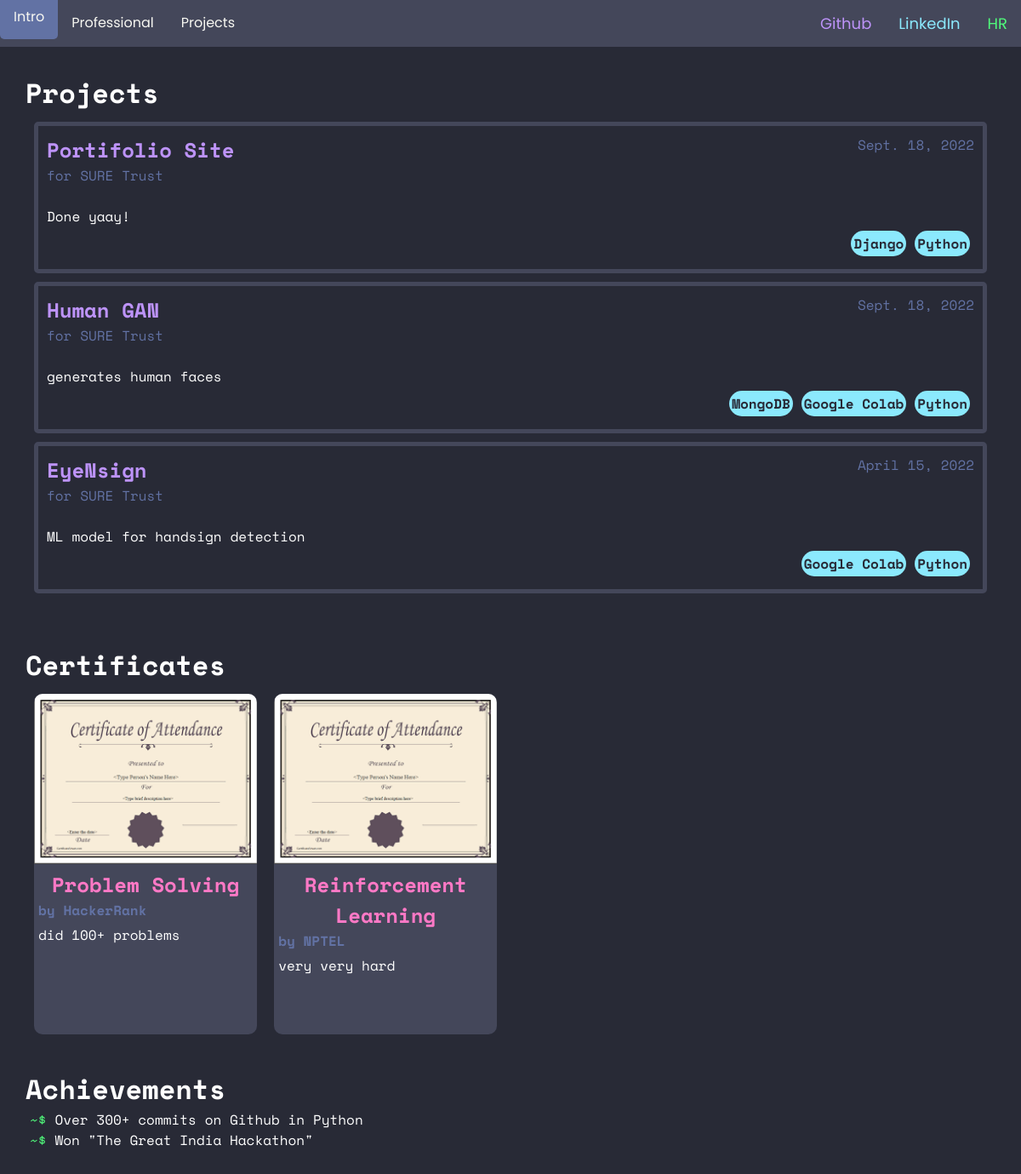
Before: /projects with the older database file.
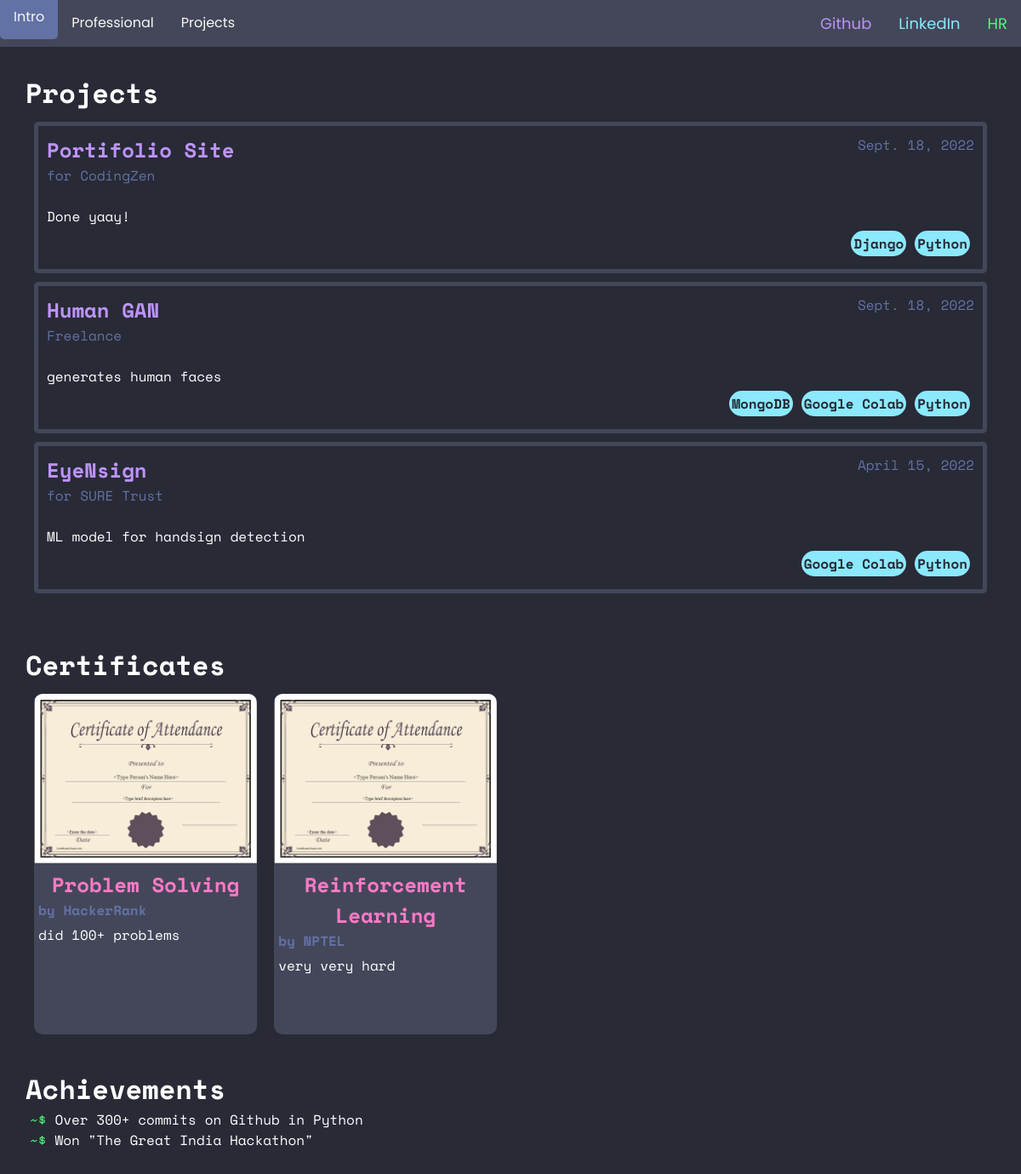
After: the same page with the newer database file.
### projects/models.py (models this page shows, shortened)
class Project(models.Model):
    cover = models.ImageField(default="images/cover.jpg")
    name = models.CharField(max_length=100)
    desc = models.TextField(default="")
    link = models.URLField(default="https://github.com/AshuAhlawat")
    completed = models.DateField()
    skills = models.ManyToManyField(Skill)
    on_job = models.ForeignKey(Experience, on_delete=models.CASCADE)

class Certificate(models.Model):
    cover = models.ImageField(default="images/certificate.png")
    org = models.CharField(max_length=30)
    name = models.CharField(max_length=100)
    desc = models.TextField()
    link = models.URLField()

class Achievement(models.Model):
    data = models.TextField()

### professional/models.py (models this page shows, shortened)
class Experience(models.Model):
    employer = models.CharField(max_length=50)
    proof = models.ImageField(default="images/certificate.png")
    employed = models.BooleanField()
    start = models.DateField()
    end = models.DateField()
    job_title = models.CharField(max_length=50)
    desc = models.TextField()
    location = models.CharField(max_length=60)

class Skill(models.Model):
    type_choices = (
        ("Language","Language"),
        ("Framework", "Framework"),
        ("Tools", "Tools"),
        ("DataBase", "Database"),
        ("Soft Skills", "Soft Skills")
    )
    type_of = models.CharField(max_length=20, choices=type_choices)
    name = models.CharField(max_length=20)
    def __str__(self):
        return self.name

### projects/views.py (the view)
# urls.py: path("projects", include("projects.urls")),
def projects(request):
    data = {
        "projects" : Project.objects.all(),
        "certificates" : Certificate.objects.all(),
        "achievements": Achievement.objects.all()
    }
    return render(request, "projects.html",data)

### templates/projects.html (shortened to what this page needs)
{% extends 'base.html' %}
{% block content %}
<div class="project">
    <h1>Projects</h1>
    {% for project in projects %}
        <div class="project-item">
            <p class="time">{{project.completed}}</p>
            <a target="_blank" href="{{project.link}}">
                <h2 class="name">{{project.name}}</h2>
            </a>
            <p class="employer">
                {% if project.on_job.employer == "myself" %}
                Freelance
                {% else %}
                for {{project.on_job.employer}}
                {% endif %}</p>
            <br>
            <p class="desc">{{project.desc|linebreaks}}</p>
            <p class="skills">
                {% for skill in project.skills.all %}
                <span>{{skill}}</span>
                {% endfor %}
            </p>
        </div>
    {% endfor %}
</div>
<div class="certi">
    <h1>Certificates</h1>
    {% for certificate in certificates %}
    <div class="certi-item">
        <a target="_blank" href="{{certificate.link}}"><img src="/media/{{certificate.cover}}" alt=""></a>
        <h2 class="name">{{certificate.name}}</h2>
        <span>by {{certificate.org}}</span>
        <p class="desc">{{certificate.desc|linebreaks}}</p>
    </div>
    {% endfor %}
</div>
<div class="achieve">
    <h1>Achievements</h1>
    {% for achievement in achievements %}
    <span>{{achievement.data}}</span><br>
    {% endfor %}
</div>
{% endblock %}

### templates/base.html (shortened to what this page needs)
<!DOCTYPE html>
<html lang="en">
<head>
    <link rel="stylesheet" href="/media/css/base.css">
</head>
<body>
    <div class="navbar">
        <ul>
            <div class="simple">
                <li><a href="/intro">Intro</a></li>
                <li><a href="/professional">Professional</a></li>
                <li><a href="/projects">Projects</a></li>
            </div>
            <div class="links">
                <li style="float:right;"><a class="active" id="other" href="{{details.other}}"> HR </a></li>
                <li style="float:right;"><a class="active" id="linkdin" href="{{details.linkdin}}">LinkedIn</a></li>
                <li style="float:right;"><a class="active" id="github" href="{{details.github}}"> Github </a></li>
            </div>
        </ul>
    </div>
    <div class="content">
        {% block content %}
        {% endblock %}
    </div>
</body>
</html>

### media/css/base.css (style rules this page uses)
:root { --black: #282a36; --gray:#44475a; --comment: #6272a4; --white: #f8f8f2; --blue: rgb(139, 233, 253); --green: #50fa7b; --purple: rgb(189, 147, 249); --pink: #ff79c6; --red: #ff5555; --yellow: #f1fa8c; --orange: #ffb86c; }
* { margin: 0; padding: 0; box-sizing: border-box; }
body { background-color: var(--black); }
.navbar > ul { list-style-type: none; margin: 0; padding: 0; overflow: hidden; background-color: #44475a; }
li { float: left; }
li a { display: block; color: #f8f8f2; text-align: center; padding: 14px 16px; text-decoration: none; font-family: "Poppins", sans-serif; transition: 200ms; }
.active { font-weight: 400; font-size: large; }
#other { color: var(--green); }
#github { color: var(--purple); }
#linkdin { color: var(--blue); }
.content { font-family: 'Space Mono' }

### templates/projects.html (style rules this page uses)
.project, .certi, .achieve { color: white; margin: 30px; }
.project-item { padding: 10px; margin: 10px; border-radius: 5px; border: 5px solid var(--gray); display:flow-root; }
.time, .skills { float: right; }
.time { color: var(--comment); }
.skills { width: 100%; }
.skills>span { float: right; background-color: var(--blue); color: var(--black); margin-left: 5px; padding: 3px; border-radius: 15px; font-weight: bold; }
a { text-decoration: none; }
.project-item>a { color: var(--purple); }
.certi { float: left; width: 95%; }
.certi-item>h2 { color: var(--pink); }
.certi-item { float: left; margin: 10px; border-radius: 10px; width: 23%; height: 400px; overflow-y: scroll; transition: 400ms; background-color: var(--gray); }
.certi-item>h2 { text-align: center; }
.certi-item>span { color: var(--comment); font-weight: bold; font-size: medium; text-align: right; width: 100%; }
.certi-item>p, span { margin: 5px; }
img { width: 100%; height: 50%; }
.achieve>span::before { content: "~$\00A0"; color: var(--green); }
.employer { color: var(--comment); }
.desc { color: var(--white); }

Changed rows visible on the page:
changed Project "Portifolio Site": on_job.employer "SURE Trust" → "CodingZen"
changed Project "Human GAN": on_job.employer "SURE Trust" → (not shown); on_job_id "for" → "Freelance"
